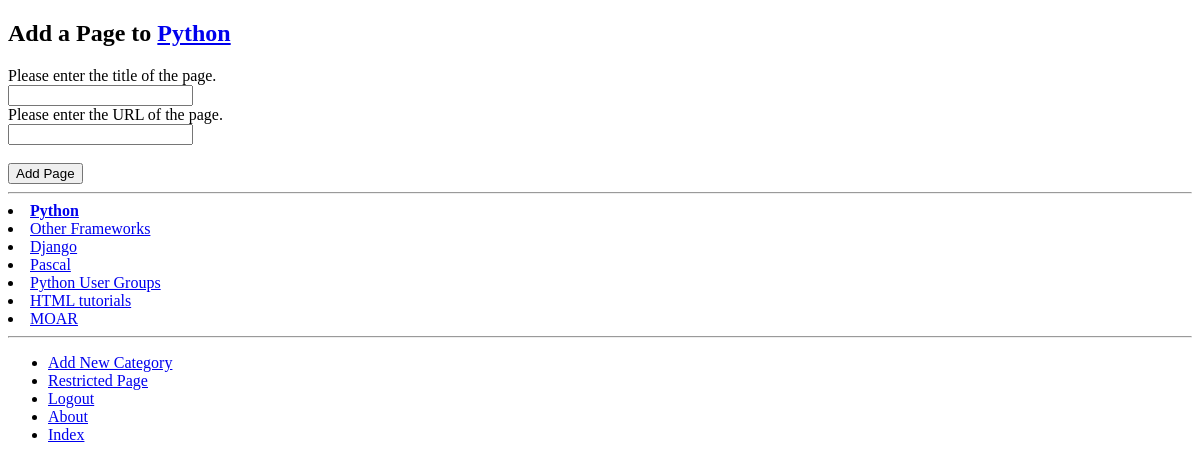
Page /rango/category/python/add_page/ (signed in) on the earlier database version.
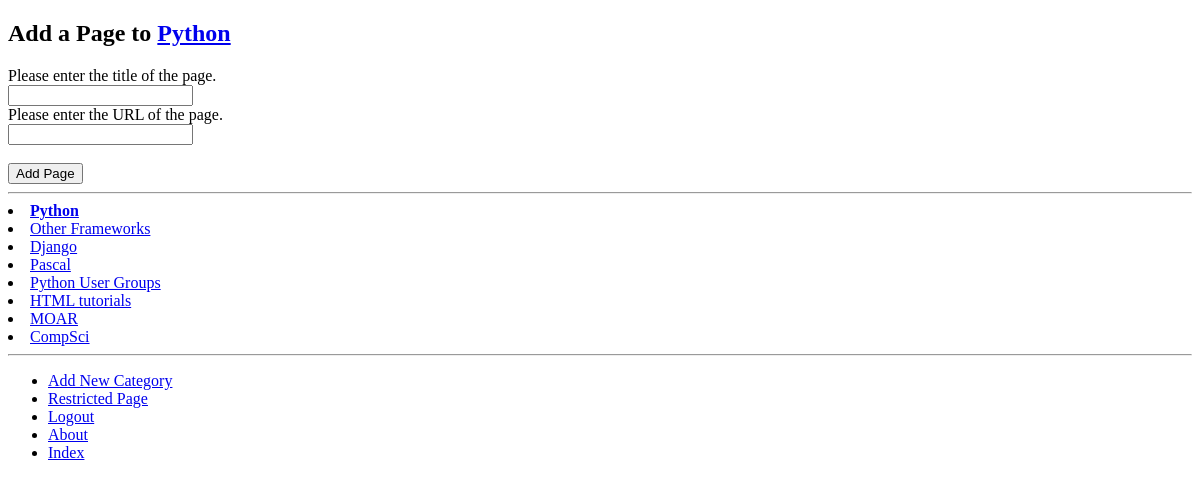
Same page on the later database version.
### rango/models.py (models this page shows, shortened)
class Category(models.Model):
    name = models.CharField(max_length=128, unique=True)
    views = models.IntegerField(default=0)
    likes = models.IntegerField(default=0)
    slug = models.SlugField(unique=True)
    class Meta:
        verbose_name_plural = 'categories'

### rango/views.py (the view, shortened to what this page needs)
# urls.py: url(r'category/(?P<category_name_slug>[\w\-]+)/add_page/$', views.add_page, name='add_page'),
@login_required
def add_page(request, category_name_slug):
    try:
        category = Category.objects.get(slug=category_name_slug)
    except Category.DoesNotExist:
        category = None
    form = PageForm()
    context_dict = {'form': form, 'category': category}
    return render(request,'rango/add_page.html', context_dict)

### rango/forms.py (shortened to what this page needs)
class PageForm(forms.ModelForm):
    title = forms.CharField(max_length=128, help_text="Please enter the title of the page.")
    url = forms.URLField(max_length=200, help_text="Please enter the URL of the page.")
    views = forms.IntegerField(widget=forms.HiddenInput(), initial=0)
    class Meta:
        model = Page
        exclude = ('category',)

### rango/templatetags/rango_template_tags.py (called while the page is built)
@register.inclusion_tag('rango/cats.html')
def get_category_list(cat=None):
	return {'cats': Category.objects.all(), 'act_cat': cat}

### templates/rango/add_page.html (shortened to what this page needs)
{% extends 'rango/base.html' %}
{% load staticfiles %}
{% block body_block %}
	{% if category %}
		<form role="form" id="page_form" method="post" action="/rango/category/{{ category.slug }}/add_page/">
		<h2 class="form-signin-heading"> Add a Page to <a href="rango/category/{{ category.slug }}/">{{ category.name }}</a></h2>
		{% for field in form.visible_fields %}
			{{ field.help_text }}<br/>
			{{ field }}<br/>
		{% endfor %}
		<br/>
		<button class="btn btn-primary" type="submit" name="submit"> Add Page</button>
		</form>
	{% else %}
		<strong>A category by this name does not exist.</strong>
	{% endif %}
{% endblock %}

### templates/rango/cats.html
{% for c in cats %}
	{% if c == act_cat %}
		<li>
		<strong>
			<a href="{% url 'show_category' c.slug %}">{{ c.name }}</a>
		</strong>
		</li>
	{% else %}
		<li>
			<a href="{% url 'show_category' c.slug %}">{{ c.name }}</a>
		</li>
	{% endif %}
{% endfor %}

Differences in the rows shown:
added Category: name "CompSci"
